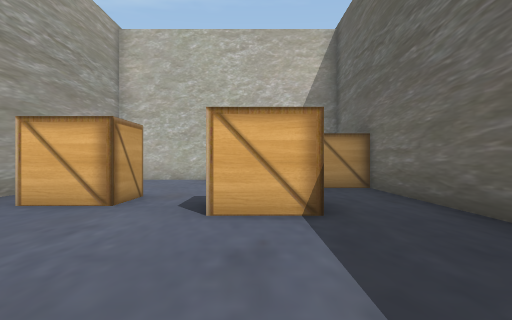
[1] (above)

15 first-person views from a walk through a scene from a Unity 3-D project. The camera is 1.3 m above the floor, looks level and sees 70° across. The floor is counted in squares, 2 m on a side. Each view is taken from the middle of a square. On the plan, view 1 faces up. The plan holds only what a view shows up to about 11 squares ahead; the rest is blank. The place goes on beyond the plan. The player is left out.

[2]
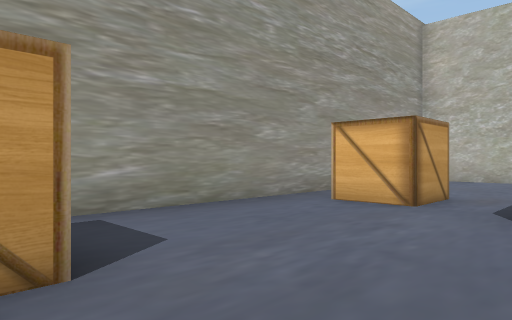

[3]
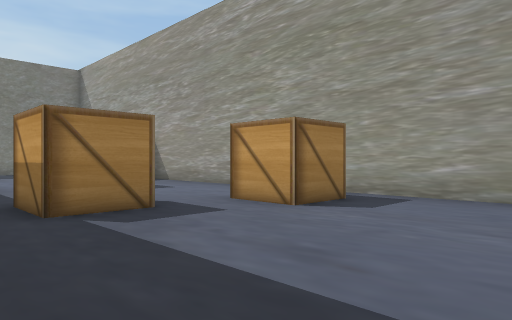

[4]
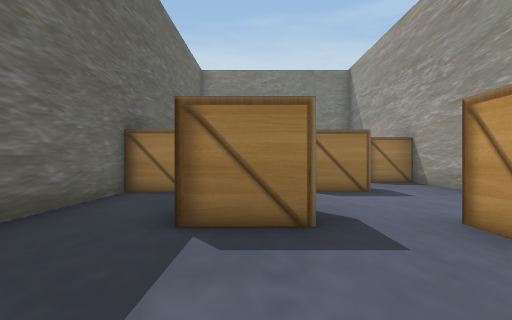

[5]
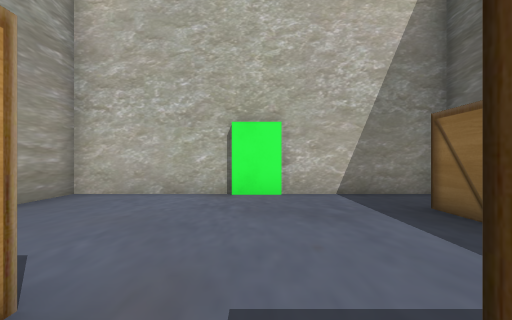

[6]
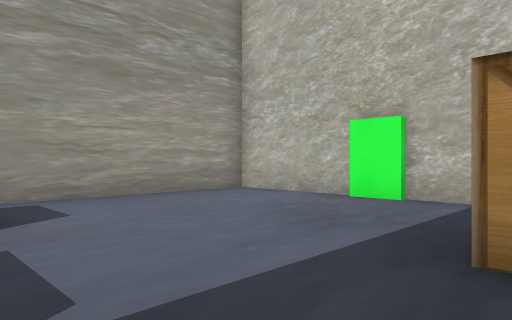

[7]
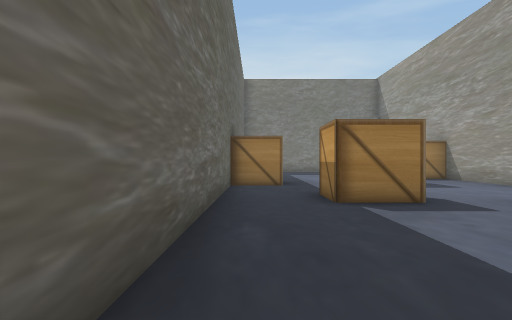

[8]
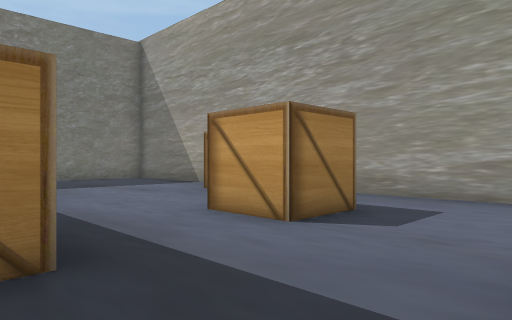

[9]
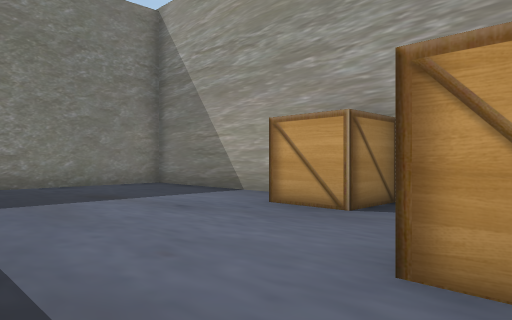

[10]
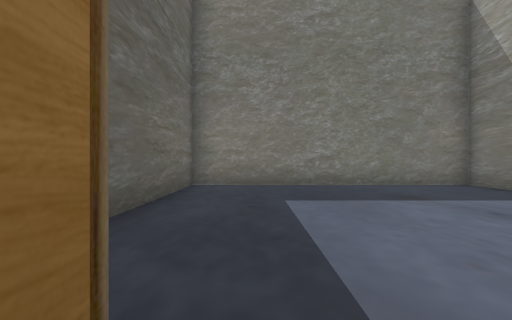

[11]
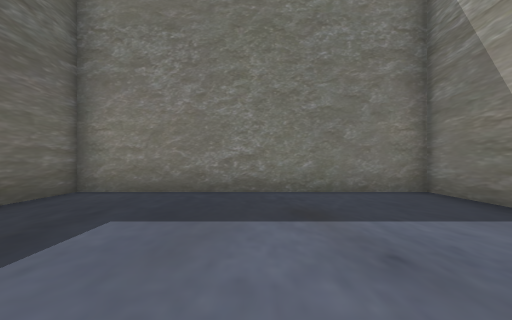

[12]
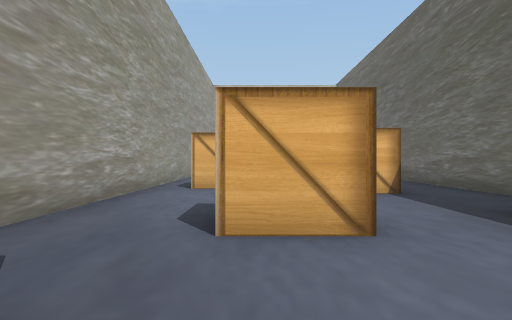

[13]
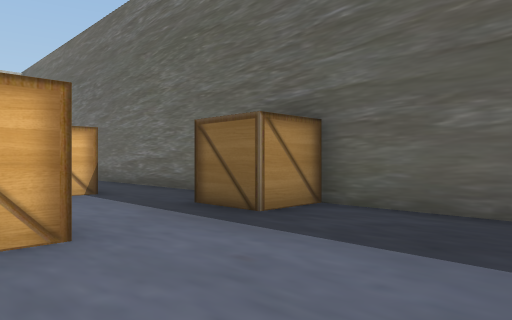

[14]
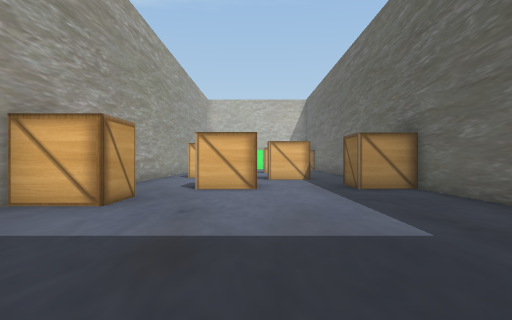

[15]
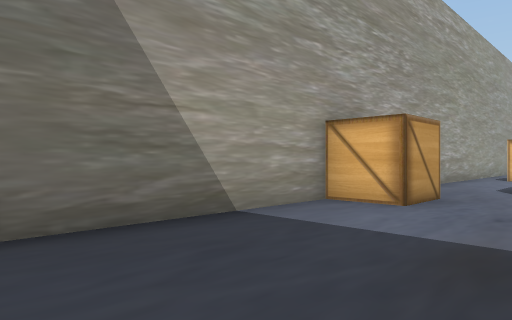

### Floor plan
Points are (right, up) in squares from view 1. A wall is a line through its corners. A room is listed if a view was taken in it or the views show most of it. See-through windows are left out.
Room 1 (views 1, 2, 3, 4, 5, 6, 7, 8, 9, 10)
walls: (0.9, 4.3) (-0.6, 4.3); (-3.5, 0.7) (-2.1, 0.7) (-2.1, -0.8); (-0.6, -0.6) (0.8, -0.6) (0.8, -2) (0.2, -2); (-2.1, 6.6) (-2.1, 5.2) (-3.5, 5.2); (-2.9, -0.7) (-3.5, -0.7); (-2.4, -4.4) (-1, -4.4) (-1, -5.9); (-0.5, 11.8) (-1.5, 11.8); (-1.4, 12) (-4.5, 12) (-4.5, -6.5); (1.3, -5.9) (1.3, -4.4) (2.7, -4.4) (2.7, 8.5) (1.3, 8.5) (1.3, 10); (2.4, 12) (-0.6, 12)
ways out: opening at (-3.5, -5.5) to room 2; opening at (0.5, -5.5) to room 2
Room 2 (views 11, 12, 13, 14, 15)
walls: (-1, -5.9) (-2.4, -5.9); (-4.5, -6.5) (-4.5, -7.5) (-3.2, -7.5) (-3.2, -8.9) (-4.5, -8.9) (-4.5, -14.5) (2.7, -14.5) (2.7, -5.9) (1.3, -5.9)
ways out: opening at (-3.5, -5.5) to room 1; opening at (0.5, -5.5) to room 1

Positions as (right, up) in squares from view 1, and headings:
1: (0, 0), facing up
2: (0, 0), facing up-left
3: (2, 4), facing down-left
4: (0, 3), facing down
5: (-1, 5), facing up
6: (2, 6), facing up-left
7: (2, 5), facing down
8: (2, -2), facing down-left
9: (1, -5), facing down-left
10: (1, -5), facing down
11: (-1, -7), facing down
12: (-2, -9), facing up
13: (-2, -9), facing up-right
14: (-1, -14), facing up
15: (-1, -14), facing up-left
